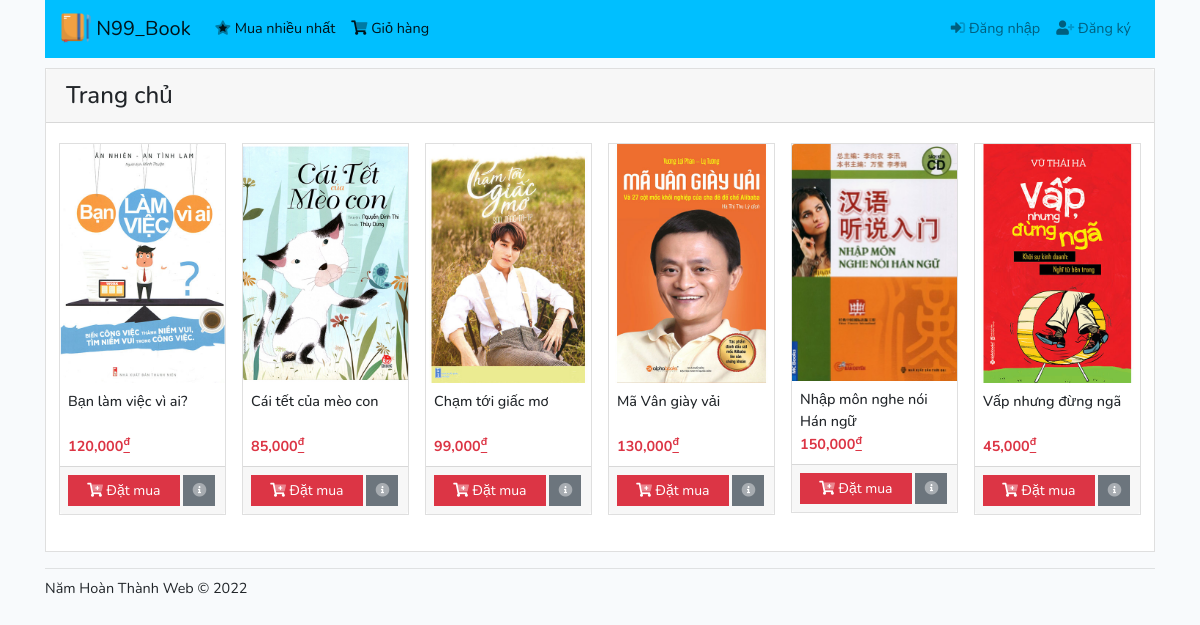
The page / on the database its author committed.
### tables this page shows
CREATE TABLE IF NOT EXISTS `tbl_sach` (
  `ID` int(10) NOT NULL AUTO_INCREMENT,
  `MaLoai` int(10) NOT NULL,
  `MaNhaXB` int(10) NOT NULL,
  `TenSach` varchar(255) NOT NULL,
  `MoTa` text,
  `DonGia` int(10) NOT NULL,
  `SoLuong` int(11) NOT NULL,
  `HinhAnh` varchar(255) DEFAULT NULL,
  PRIMARY KEY (`ID`),
  KEY `MaLoai` (`MaLoai`),
  KEY `MaNhaXB` (`MaNhaXB`)
);

### index.php (called while the page is built)
<?php include_once "views/layouts/header.php"; ?>
<?php include_once "views/layouts/navbar.php"; ?>
<?php include_once "views/layouts/routes.php"; ?>
<?php include_once "views/layouts/footer.php"; ?>

### controllers/sach.php (called while the page is built, shortened)
<?php
	require_once "models/sach.php";
	class SachController
	{
		public function getDanhSachHome()
		{
			$db = new SachDB();
			$sach = $db->DanhSach();
			include_once "views/home.php";
		}
	}
?>

### models/sach.php (called while the page is built, shortened)
<?php
	class SachDB
	{
		public function DanhSach()
		{
			$db = DB::KetNoi();
			try
			{
				$sql = "SELECT s.*, l.TenLoai, n.TenNhaXB
						FROM tbl_sach s, tbl_loaisach l, tbl_nhaxuatban n
						WHERE s.MaLoai = l.ID AND s.MaNhaXB = n.ID";
				$cmd = $db->prepare($sql);
				$cmd->execute();
				return $cmd->fetchAll();
			}
			catch(PDOException $e)
			{
				$error_message = $e->getMessage();
				include_once "views/layouts/error.php";
				exit();
			}
		}
	}
?>

### views/home.php (the view)
<div class="card">
	<h4 class="card-header">Trang chủ</h4>
	<div class="card-body">
		<div class="card-group row">
			<?php
				foreach($sach as $value)
				{
					echo '<div class="col-xl-2 col-lg-3 col-md-4 col-sm-6 col-12 px-2">
							<div class="card books mb-3">
								<img src="storage/images/'.$value['HinhAnh'].'" class="card-img-top" />
								<div class="card-body p-2">
									<h5 class="card-title mb-1">'.$value['TenSach'].'</h5>
									<p class="card-text text-danger font-weight-bold">'.number_format($value['DonGia']).'<u><sup>đ</sup></u></p>
								</div>
								<div class="card-footer p-2">
									<a href="index.php?action=giohang_them&id='.$value['ID'].'" class="btn btn-sm btn-danger w-75"><i class="fad fa-cart-plus"></i> Đặt mua</a>
									<a href="index.php?action=sach_chitiet&id='.$value['ID'].'" class="btn btn-sm btn-secondary"><i class="fad fa-info-circle"></i></a>
								</div>
							</div>
						  </div>';
				}
			?>
		</div>
	</div>
</div>

### views/layouts/header.php (shortened to what this page needs)
<!DOCTYPE html>
<html lang="en">
	<head>
		<link rel="stylesheet" href="public/css/bootstrap.min.css" />
		<link rel="stylesheet" href="public/css/fontawesome.css" />
		<link rel="stylesheet" href="public/css/custom.css" />
	</head>
	<body>
		<div class="container">

### views/layouts/navbar.php (shortened to what this page needs)
<nav class="navbar navbar-expand-lg navbar-light" style="background-color:#00bfff;">
	<a class="navbar-brand" href="index.php">
		<img src="public/images/Sach.png" width="30" height="30" class="d-inline-block align-top" alt="" />
		N99_Book
	</a>
	<div class="collapse navbar-collapse" id="navbarSupportedContent">
		<ul class="navbar-nav mr-auto">
			<li class="nav-item active"><a class="nav-link" href="#"><i class="fad fa-star"></i> Mua nhiều nhất</a></li>
			<li class="nav-item active"><a class="nav-link" href="index.php?action=giohang"><i class="fad fa-shopping-cart"></i> Giỏ hàng</a></li>
		</ul>
		<ul class="navbar-nav ml-auto">
			<?php
				if(!isset($_SESSION['ID']))
				{
			?>
					<li class="nav-item"><a class="nav-link" href="index.php?action=dangnhap"><i class="fad fa-sign-in-alt"></i> Đăng nhập</a></li>
					<li class="nav-item"><a class="nav-link" href="index.php?action=dangky"><i class="fad fa-user-plus"></i> Đăng ký</a></li>
			<?php
				}
			?>
		</ul>
	</div>
</nav>

### views/layouts/routes.php
<?php
	if(isset($_GET['action']))
	{
		switch($_GET['action'])
		{
			case "capnhathoso":
				include_once "controllers/nguoidung.php";
			case "dangky":
				include_once "controllers/nguoidung.php";
				$ctr = new NguoiDungController();
				$ctr->getThem();
				break;
			case "dangky_xuly":
				include_once "controllers/nguoidung.php";
				$ctr = new NguoiDungController();
				$request = array(
					'HoVaTen' => $_POST['HoVaTen'],
					'TenDangNhap' => $_POST['TenDangNhap'],
					'MatKhau' => $_POST['MatKhau'],
					'QuyenHan' => 2,
					'Khoa' => 0
				);
				$ctr->postThem($request);
				break;
			case "dangnhap":
				include_once "controllers/nguoidung.php";
				$ctr = new NguoiDungController();
				$ctr->getDangNhap();
				break;
			case "dangnhap_xuly":
				include_once "controllers/nguoidung.php";
				$ctr = new NguoiDungController();
				$request = array(
					'TenDangNhap' => $_POST['TenDangNhap'],
					'MatKhau' => $_POST['MatKhau'],
				);
				$ctr->postDangNhap($request);
				break;
			case "dangxuat":
				include_once "controllers/nguoidung.php";
				$ctr = new NguoiDungController();
				$ctr->getDangXuat();
				break;
			case "nguoidung":
				include_once "controllers/nguoidung.php";
				$ctr = new NguoiDungController();
				$ctr->getDanhSach();
				break;
			case "nguoidung_sua":
				include_once "controllers/nguoidung.php";
				$ctr = new NguoiDungController();
				$id = $_GET['id'];
				$ctr->getSua($id);
				break;
			case "nguoidung_sua_xuly":
				include_once "controllers/nguoidung.php";
				$ctr = new NguoiDungController();
				$request = array(
					'HoVaTen' => $_POST['HoVaTen'],
					'TenDangNhap' => $_POST['TenDangNhap'],
					'MatKhau' => $_POST['MatKhau'],
					'QuyenHan' => $_POST['QuyenHan'],
					'Khoa' => $_POST['Khoa']
				);
				$ctr->postSua($request);
				break;
			case "nguoidung_xoa":
				include_once "controllers/nguoidung.php";
				$ctr = new NguoiDungController();
				$id = $_GET['id'];
				$ctr->getXoa($id);
				break;
			case "loaisach":
				include_once "controllers/loaisach.php";
				$ctr = new LoaiSachController();
				$ctr->getDanhSach();
				break;
			case "loaisach_them":
				include_once "controllers/loaisach.php";
				$ctr = new LoaiSachController();
				$ctr->getThem();
				break;
			case "loaisach_them_xuly":
				include_once "controllers/loaisach.php";
				$ctr = new LoaiSachController();
				$request = array('TenLoai' => $_POST['TenLoai']);
				$ctr->postThem($request);
				break;
			case "loaisach_sua":
				include_once "controllers/loaisach.php";
				$ctr = new LoaiSachController();
				$id = $_GET['id'];
				$ctr->getSua($id);
				break;
			case "loaisach_sua_xuly":
				include_once "controllers/loaisach.php";
				$ctr = new LoaiSachController();
				$request = array(
					'ID' => $_POST['ID'],
					'TenLoai' => $_POST['TenLoai']);
				$ctr->postSua($request);
				break;
			case "loaisach_xoa":
				include_once "controllers/loaisach.php";
				$ctr = new LoaiSachController();
				$id = $_GET['id'];
				$ctr->getXoa($id);
				break;
			case "nhaxuatban":
				include_once "controllers/nhaxuatban.php";
				$ctr = new NhaXuatBanController();
				$ctr->getDanhSach();
				break;
			case "nhaxuatban_them":
				include_once "controllers/nhaxuatban.php";
				$ctr = new NhaXuatBanController();
				$ctr->getThem();
				break;
			case "nhaxuatban_them_xuly":
				include_once "controllers/nhaxuatban.php";
				$ctr = new NhaXuatBanController();
				$request = array('TenNhaXB' => $_POST['TenNhaXB']);
				$ctr->postThem($request);
				break;
			case "nhaxuatban_sua":
				include_once "controllers/nhaxuatban.php";
				$ctr = new NhaXuatBanController();
				$id = $_GET['id'];
				$ctr->getSua($id);
				break;
			case "nhaxuatban_sua_xuly":
				include_once "controllers/nhaxuatban.php";
				$ctr = new NhaXuatBanController();
				$request = array(
					'ID' => $_POST['ID'],
					'TenNhaXB' => $_POST['TenNhaXB']);
				$ctr->postSua($request);
				break;
			case "nhaxuatban_xoa":
				include_once "controllers/nhaxuatban.php";
				$ctr = new NhaXuatBanController();
				$id = $_GET['id'];
				$ctr->getXoa($id);
				break;
			case "sach":
				include_once "controllers/sach.php";
				$ctr = new SachController();
				$ctr->getDanhSach();
				break;
			case "sach_them":
				include_once "controllers/sach.php";
				$ctr = new SachController();
				$ctr->getThem();
				break;
			case "sach_them_xuly":
				include_once "controllers/sach.php";
				$ctr = new SachController();
				$request = array(
					'TenSach' => $_POST['TenSach'],
					'MaLoai' => $_POST['MaLoai'],
					'MaNhaXB' => $_POST['MaNhaXB'],
					'DonGia' => $_POST['DonGia'],
					'SoLuong' => $_POST['SoLuong'],
					'HinhAnh' => $_POST['HinhAnh'],
					'MoTa' => $_POST['MoTa']
				);
				$ctr->postThem($request);
				break;
			case "sach_sua":
				include_once "controllers/sach.php";
				$ctr = new SachController();
				$id = $_GET['id'];
				$ctr->getSua($id);
				break;
			case "sach_sua_xuly":
				include_once "controllers/sach.php";
				$ctr = new SachController();
				$request = array(
					'ID' => $_POST['ID'],
					'TenSach' => $_POST['TenSach'],
					'MaLoai' => $_POST['MaLoai'],
					'MaNhaXB' => $_POST['MaNhaXB'],
					'DonGia' => $_POST['DonGia'],
					'SoLuong' => $_POST['SoLuong'],
					'HinhAnh' => $_POST['HinhAnh'],
					'MoTa' => $_POST['MoTa']
				);
				$ctr->postSua($request);
				break;
			case "sach_xoa":
				include_once "controllers/sach.php";
				$ctr = new SachController();
				$id = $_GET['id'];
				$ctr->getXoa($id);
				break;
			case "dathang_them":
				include_once "controllers/dathang.php";
				$ctr = new DatHangController();
				$ctr->getThem();
				break;
			case "dathang_them_xuly":
				include_once "controllers/dathang.php";
				$ctr = new DatHangController();
				$request = array(
					'DiaChiGiaoHang' => $_POST['DiaChiGiaoHang'],
					'DienThoai' => $_POST['DienThoai']
				);
				$ctr->postThem($request);
				break;
			case "lichsumuahang":
				include_once "controllers/dathang.php";
				$ctr = new DatHangController();
				$ctr->getLichSuMuaHang();
				break;
			case "giohang":
				include_once "controllers/giohang.php";
				$ctr = new GioHangController();
				$ctr->getDanhSach();
				break;
			case "giohang_them":
				include_once "controllers/giohang.php";
				$ctr = new GioHangController();
				$id = $_GET['id'];
				$ctr->getThem($id);
				break;
			case "giohang_capnhat":
				include_once "controllers/giohang.php";
				$ctr = new GioHangController();
				$request = array(
					'SoLuongTrongGio' => $_POST['SoLuongTrongGio']
				);
				$ctr->postSua($request);
				break;
			case "giohang_xoa":
				include_once "controllers/giohang.php";
				$ctr = new GioHangController();
				$id = $_GET['id'];
				$ctr->getXoa($id);
				break;
			case "giohang_capnhat_giam":
				include_once "controllers/giohang.php";
				$ctr = new GioHangController();
				$id = $_GET['id'];
				$ctr->getCapNhatGiam($id);
				break;
			case "giohang_capnhat_tang":
				include_once "controllers/giohang.php";
				$ctr = new GioHangController();
				$id = $_GET['id'];
				$ctr->getCapNhatTang($id);
				break;
			default:
				$error_message = "404 - Không tìm thấy trang.";
				include_once "views/layouts/error.php";
				break;
		}
	}
	else
	{
		include_once "controllers/sach.php";
		$ctr = new SachController();
		$ctr->getDanhSachHome();
	}
?>

### views/layouts/footer.php (shortened to what this page needs)
			<hr />
			<footer>Năm Hoàn Thành Web &copy; <?php echo date('Y'); ?></footer>
		</div>
	</body>
</html>

### public/css/custom.css (style rules this page uses)
:root { --font-family-sans-serif: "Nunito", sans-serif; --font-family-monospace: SFMono-Regular, Menlo, Monaco, Consolas, "Liberation Mono", "Courier New", monospace; }
body { margin: 0; font-family: "Nunito", sans-serif; font-size: 0.9rem; font-weight: 400; line-height: 1.6; color: #212529; text-align: left; background-color: #f8fafc; }
nav { margin-bottom: 10px; }
.card, .custom-select, .form-control, .btn, .input-group-text { border-radius: 0 !important; }
hr { margin-top: 1rem !important; margin-bottom: .5rem !important; }
.books .card-title { height: 40px; font-size: .9rem; line-height: 1.5; }

### rows shown on the page
tbl_sach: HinhAnh (picture), TenSach "Bạn làm việc vì ai?", DonGia "120,000"
tbl_sach: HinhAnh (picture), TenSach "Cái tết của mèo con", DonGia "85,000"
tbl_sach: HinhAnh (picture), TenSach "Chạm tới giấc mơ", DonGia "99,000"
tbl_sach: HinhAnh (picture), TenSach "Mã Vân giày vải", DonGia "130,000"
tbl_sach: HinhAnh (picture), TenSach "Nhập môn nghe nói Hán ngữ", DonGia "150,000"
tbl_sach: HinhAnh (picture), TenSach "Vấp nhưng đừng ngã", DonGia "45,000"
